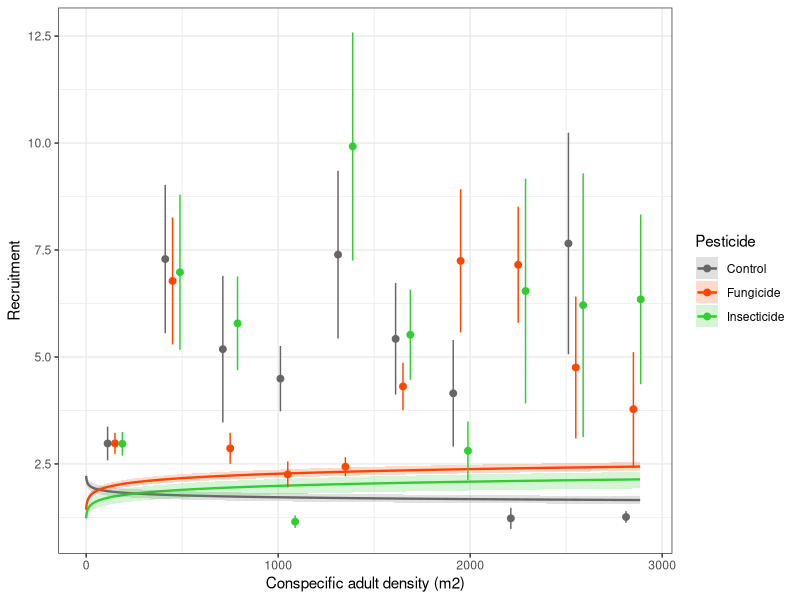
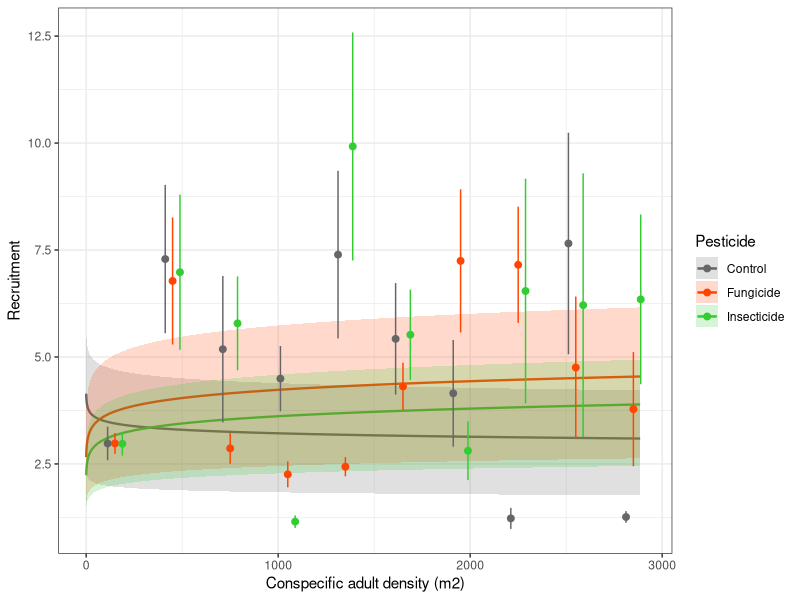

Here is the R script that generated these plots, in order:
## ---- chunk 1
knitr::opts_chunk$set(echo = TRUE)
## ---- chunk 2
library(ggplot2)
library(cowplot)
library(lme4)
library(pbkrtest)
library(tidyr)
library(dplyr)
library(optimx)
library(broom)
library(glmmTMB)
## ---- chunk 3
## read data
pest.recr.dat0 <- read.csv("data/pest.recr.dat.csv")


pest.recr.dat0$pesticide <- factor(pest.recr.dat0$pesticide, levels=c('W', 'F', 'I'))
pest.recr.dat0$census <- factor(pest.recr.dat0$census, levels=c('16sp', '17sp'))
pest.recr.dat0$exclosure <- factor(pest.recr.dat0$exclosure)
pest.recr.dat0$site <- factor(pest.recr.dat0$site)
pest.recr.dat0$quad.unique <- factor(pest.recr.dat0$quad.unique)

pest.recr.dat <- pest.recr.dat0[, -c(1,11:13,15)]

str(pest.recr.dat)



##---------------- model -----------------##

### all seedlings were pooled
## previous analyses had shown that there was no significant interaction effect 
## between exclosure and other variables
mod.recr1 <- glmer(recruits ~ pesticide*(lg_A.con + lg_A.het) + exclosure +  census + site  +
                     (1+census|quad.unique) + (1|sp.),data=pest.recr.dat, family=poisson)


# not consider exclosure in the further analyses
mod.recr2 <- glmer(recruits ~ pesticide*(lg_A.con + lg_A.het) + census + site  +
                     (1+census|quad.unique) + (1|sp.),data=pest.recr.dat, family=poisson)

# do not consider census as the random-slope effect
mod.recr3 <- glmer(recruits ~ pesticide*(lg_A.con + lg_A.het) + census + site  +
                     (1|quad.unique) + (1|sp.),data=pest.recr.dat, family=poisson)

# do not include census and site as fixed effects, and not consider census as a random-slope effect
mod.recr4 <- glmer(recruits ~ pesticide*(lg_A.con + lg_A.het) + 
                     (1|quad.unique) + (1|sp.),data=pest.recr.dat, family=poisson)


anova(mod.recr1, mod.recr2, mod.recr3, mod.recr4)

# present the best model
summary(mod.recr2, correlation=FALSE)

# how about mod.recr4?
summary(mod.recr4, correlation=FALSE)

## ---- chunk 4
# First, I need to remove some potential outliers
pest.recr.dat1 <- subset(pest.recr.dat, A.con < 3000)
dim(pest.recr.dat1); dim(pest.recr.dat)


# re-fit the model
mod.recr4_rf <- glmer(recruits ~ pesticide*(lg_A.con + lg_A.het) + 
                     (1|quad.unique) + (1|sp.),data=pest.recr.dat1, family=poisson)

summary(mod.recr4_rf, correlation=FALSE)



## prediction

# temporary data 
recr.tmpdat <- pest.recr.dat1[, c("pesticide", "lg_A.con", "lg_A.het", "quad.unique", "sp.")]
dim(recr.tmpdat)


recr.jvalues <- with(pest.recr.dat1, seq(from = min(lg_A.con), to = max(lg_A.con), length.out = 100))




# First, I will show you the results without considering the random effects
# calculate predicted recruits and store in a list 

recr.biprobs_norand <- lapply(levels(pest.recr.dat1$pesticide), function(treat) 
	{recr.tmpdat$pesticide[] <- treat 
	lapply(recr.jvalues, function(j) {
	recr.tmpdat$lg_A.con <- j 
	predict(mod.recr4_rf, newdata = recr.tmpdat, re.form=~0, type = "response") 
  }) 
})

# get means and quartiles for all jvalues for each level of Pesticide 
recr.plotdat_norand <- lapply(recr.biprobs_norand, function(X) {
	 recr.temp <- t(sapply(X, function(x) {
	 c(M=mean(x), quantile(x, c(.25, .75))) 
	}))
	recr.temp <- as.data.frame(cbind(recr.temp, recr.jvalues))
	colnames(recr.temp) <- c("Predicted", "Lower", "Upper", "Lg_A.con") 
	return(recr.temp)
})


# collapse to one data frame 
recr.plotdat_norand <- do.call(rbind, recr.plotdat_norand) 

# add pesticide treatment
recr.plotdat_norand$pesticide <- factor(rep(levels(pest.recr.dat1$pesticide), 
					each = length(recr.jvalues)))


# back to the original data of x
recr_mean_logx <- mean(log(pest.recr.dat1$A.con + 1))
recr_sd_logx <- sd(log(pest.recr.dat1$A.con + 1))
recr.plotdat_norand$x <- exp((recr.plotdat_norand$Lg_A.con*recr_sd_logx) + recr_mean_logx)-1


# re-level the pesticide treatment
recr.plotdat_norand$pesticide <- factor(recr.plotdat_norand$pesticide, levels=c("W","F","I"))
summary(recr.plotdat_norand)



## ------------------ the observed values -----------------##
## generate k sets of simulated y at these new points.
ob.recr.newdat <- with(pest.recr.dat1, expand.grid(lg_A.con=lg_A.con, pesticide=levels(pesticide), 
		lg_A.het=mean(lg_A.het)))

dim(ob.recr.newdat)


ob.recr.newdat$pred <- predict(mod.recr4_rf, newdata=ob.recr.newdat, re.form=~0, type='link')
pest.recr.dat1$resd <- resid(mod.recr4_rf)


# select the lg_A.con in the original data
ob.recr.newdat$resd <- pest.recr.dat1[pest.recr.dat1$lg_A.con %in% ob.recr.newdat$lg_A.con,]$resd


ob.recr.newdat$obse_lk <- ob.recr.newdat$pred + ob.recr.newdat$resd
ob.recr.newdat$obse <- exp(ob.recr.newdat$obse_lk)
summary(ob.recr.newdat)


# replace the pesticide
ob.recr.newdat$pesticide <- pest.recr.dat1[pest.recr.dat1$lg_A.con %in% ob.recr.newdat$lg_A.con,]$pesticide


# back to the original data of x
ob.recr.newdat$x <- exp((ob.recr.newdat$lg_A.con*recr_sd_logx) + recr_mean_logx)-1
summary(ob.recr.newdat); dim(ob.recr.newdat)



## bin the x to 300 density
ob.recr.newdat$A.con_cat <- cut(ob.recr.newdat$x, seq(-1, 2999, 300))

obse.recr_cat <- summarise(group_by(ob.recr.newdat, A.con_cat, pesticide), 
			mean = mean(obse), se=sd(obse)/sqrt(length(obse)))

# change the A.con_cat to continuous data
obse.recr_cat$x <- rep(seq(150,2850,300), each=3)

summary(obse.recr_cat)


# plot
ggplot() +
  geom_line(data=recr.plotdat_norand, aes(x=x, y=Predicted, colour=pesticide),size=0.8) +
  geom_ribbon(data=recr.plotdat_norand, aes(x=x, ymin = Lower, ymax = Upper, fill = pesticide), 
              alpha = 0.2) +
  geom_point(data=obse.recr_cat,aes(x=x, y = mean, color=pesticide),
		size=2,position=position_dodge(width = 115)) +
  geom_errorbar(data=obse.recr_cat,aes(x=x, ymin=mean-se, ymax=mean+se,color=pesticide),
		width=0.1, position=position_dodge(width = 115)) +
  scale_color_manual(values = c('gray40','orangered','limegreen'),
	labels=c("Control","Fungicide","Insecticide")) + 
  scale_fill_manual(values = c('gray40','orangered','limegreen'),
	labels=c("Control","Fungicide","Insecticide")) +
  labs(x="Conspecific adult density (m2)", y="Recruitment", 
  colour="Pesticide",linetype="Pesticide", fill="Pesticide") +
  theme(legend.title=element_blank(), legend.background = element_rect(fill="lightgray"),
		legend.position ="right") + theme_bw()


## ---- chunk 5

recr.biprobs <- lapply(levels(pest.recr.dat1$pesticide), function(treat) 
	{recr.tmpdat$pesticide[] <- treat 
	lapply(recr.jvalues, function(j) {
	recr.tmpdat$lg_A.con <- j 
	# with random effects
	# predict(mod.recr4_rf, newdata = recr.tmpdat, re.form=~0, type = "response") 
	predict(mod.recr4_rf, newdata = recr.tmpdat, type = "response") 
  }) 
})

# get means and quartiles for all jvalues for each level of Pesticide 
recr.plotdat <- lapply(recr.biprobs, function(X) {
	 recr.temp <- t(sapply(X, function(x) {
	 c(M=mean(x), quantile(x, c(.25, .75))) 
	}))
	recr.temp <- as.data.frame(cbind(recr.temp, recr.jvalues))
	colnames(recr.temp) <- c("Predicted", "Lower", "Upper", "Lg_A.con") 
	return(recr.temp)
})


# collapse to one data frame 
recr.plotdat <- do.call(rbind, recr.plotdat) 

# add pesticide treatment
recr.plotdat$pesticide <- factor(rep(levels(pest.recr.dat1$pesticide), 
					each = length(recr.jvalues)))


# back to the original data of x
recr.plotdat$x <- exp((recr.plotdat$Lg_A.con*recr_sd_logx) + recr_mean_logx)-1


# re-level the pesticide treatment
recr.plotdat$pesticide <- factor(recr.plotdat$pesticide, levels=c("W","F","I"))
summary(recr.plotdat)


# plot with observed values
ggplot() +
  geom_line(data=recr.plotdat, aes(x=x, y=Predicted, colour=pesticide),size=0.8) +
  geom_ribbon(data=recr.plotdat, aes(x=x, ymin = Lower, ymax = Upper, fill = pesticide), 
              alpha = 0.2) +
  geom_point(data=obse.recr_cat,aes(x=x, y = mean, color=pesticide),
		size=2,position=position_dodge(width = 115)) +
  geom_errorbar(data=obse.recr_cat,aes(x=x, ymin=mean-se, ymax=mean+se,color=pesticide),
		width=0.1, position=position_dodge(width = 115)) +
  scale_color_manual(values = c('gray40','orangered','limegreen'),
	labels=c("Control","Fungicide","Insecticide")) + 
  scale_fill_manual(values = c('gray40','orangered','limegreen'),
	labels=c("Control","Fungicide","Insecticide")) +
  labs(x="Conspecific adult density (m2)", y="Recruitment", 
  colour="Pesticide",linetype="Pesticide", fill="Pesticide") +
  theme(legend.title=element_blank(), legend.background = element_rect(fill="lightgray"),
		legend.position ="right") + theme_bw()
